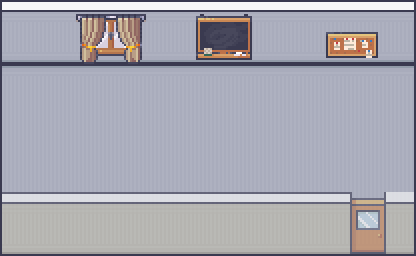

Rendered tile map (Tiled .tmx) drawn with the repository's tilesets; below, a short description and the full map source, tile grids included:
An orthogonal 13x8 tile map with 32x32 px tiles, 5 tile layers (Floors, Walls, Furniture behind, Furniture in front, ...), 2 tilesets and 12 objects.

<map version="1.10" tiledversion="1.11.2" orientation="orthogonal" renderorder="right-down" width="13" height="8" tilewidth="32" tileheight="32" infinite="0" nextlayerid="9" nextobjectid="13">
 <editorsettings>
  <export target="franceprimaryclassroom.json" format="json" />
 </editorsettings>
 <tileset firstgid="1" name="Room_Builder" tilewidth="32" tileheight="32" tilecount="391" columns="17">
  <image source="../Interior tilesets/Room_Builder.png" width="544" height="736" />
 </tileset>
 <tileset firstgid="392" name="Furniture" tilewidth="32" tileheight="32" tilecount="1424" columns="16">
  <image source="../Interior tilesets/Furniture.png" width="512" height="2848" />
 </tileset>
 <layer id="1" name="Floors" width="13" height="8">
  <data encoding="csv">
0,0,0,0,0,0,0,0,0,0,0,0,0,
0,0,0,0,0,0,0,0,0,0,0,0,0,
1073742131,1073742132,1073742132,1073742132,1073742132,1073742132,1073742132,1073742132,1073742132,1073742132,1073742132,1073742132,1073742133,
294,295,295,295,295,295,295,295,295,295,295,295,296,
294,295,295,295,295,295,295,295,295,295,295,295,296,
294,295,295,295,295,295,295,295,295,295,295,295,296,
294,295,295,295,295,295,295,295,295,295,295,295,296,
307,308,308,308,308,308,308,308,308,308,308,308,309
</data>
 </layer>
 <layer id="2" name="Walls" width="13" height="8">
  <data encoding="csv">
290,291,291,291,291,291,291,291,291,291,291,291,292,
307,308,308,308,308,308,308,308,308,308,308,308,309,
0,0,0,0,0,0,0,0,0,0,0,0,0,
0,0,0,0,0,0,0,0,0,0,0,0,0,
0,0,0,0,0,0,0,0,0,0,0,0,0,
0,0,0,0,0,0,0,0,0,0,0,0,0,
0,0,0,0,0,0,0,0,0,0,0,0,0,
0,0,0,0,0,0,0,0,0,0,0,0,0
</data>
 </layer>
 <layer id="8" name="Furniture behind" width="13" height="8">
  <data encoding="csv">
0,0,780,781,782,0,1045,1046,0,0,0,0,0,
0,0,796,797,798,0,1061,1062,0,0,1048,1049,0,
0,0,0,0,0,0,0,0,0,0,0,0,0,
0,0,0,0,0,0,0,0,0,0,0,0,0,
0,0,0,0,0,0,0,0,0,0,0,0,0,
0,0,0,0,0,0,0,0,0,0,0,0,0,
0,0,0,0,0,0,0,0,0,0,0,0,0,
0,0,0,0,0,0,0,0,0,0,0,0,0
</data>
 </layer>
 <objectgroup id="6" name="Furniture">
  <object id="1" gid="1056" x="160" y="128" width="32" height="32" />
  <object id="2" gid="1055" x="128" y="128" width="32" height="32" />
  <object id="3" gid="1039" x="128" y="96" width="32" height="32" />
  <object id="4" gid="1040" x="160" y="96" width="32" height="32" />
  <object id="5" gid="1041" x="192" y="96" width="32" height="32" />
  <object id="6" gid="1057" x="192" y="128" width="32" height="32" />
  <object id="7" gid="1000" x="160" y="90" width="32" height="32" />
 </objectgroup>
 <layer id="7" name="Furniture in front" width="13" height="8">
  <data encoding="csv">
0,0,0,0,0,0,0,0,0,0,0,0,0,
0,0,0,0,0,0,0,0,0,0,0,0,0,
0,0,0,0,0,0,0,0,0,0,0,0,0,
0,0,0,0,0,0,0,0,0,0,0,0,0,
0,0,0,0,0,0,0,0,0,0,0,0,0,
0,0,0,0,0,0,0,0,0,0,0,0,0,
0,0,0,0,0,0,0,0,0,0,0,0,0,
0,0,0,0,0,0,0,0,0,0,0,0,0
</data>
 </layer>
 <layer id="3" name="Front Walls" width="13" height="8" opacity="0.63">
  <data encoding="csv">
0,0,0,0,0,0,0,0,0,0,0,0,0,
0,0,0,0,0,0,0,0,0,0,0,0,0,
0,0,0,0,0,0,0,0,0,0,0,0,0,
0,0,0,0,0,0,0,0,0,0,0,0,0,
0,0,0,0,0,0,0,0,0,0,0,0,0,
0,0,0,0,0,0,0,0,0,0,0,0,0,
324,325,325,325,325,325,325,325,325,325,326,788,327,
341,342,342,342,342,342,342,342,342,342,343,804,344
</data>
 </layer>
 <objectgroup id="4" name="Collisions">
  <object id="8" x="0" y="250" width="416" height="6" />
  <object id="10" x="0" y="32" width="416" height="6" />
  <object id="11" x="147" y="96" width="55" height="14" />
  <object id="12" x="166" y="84" width="20" height="8" />
 </objectgroup>
 <objectgroup id="5" name="Doors">
  <object id="9" x="364" y="249" width="8" height="8">
   <properties>
    <property name="targetScene" value="Schoolhallway" />
   </properties>
  </object>
 </objectgroup>
</map>
